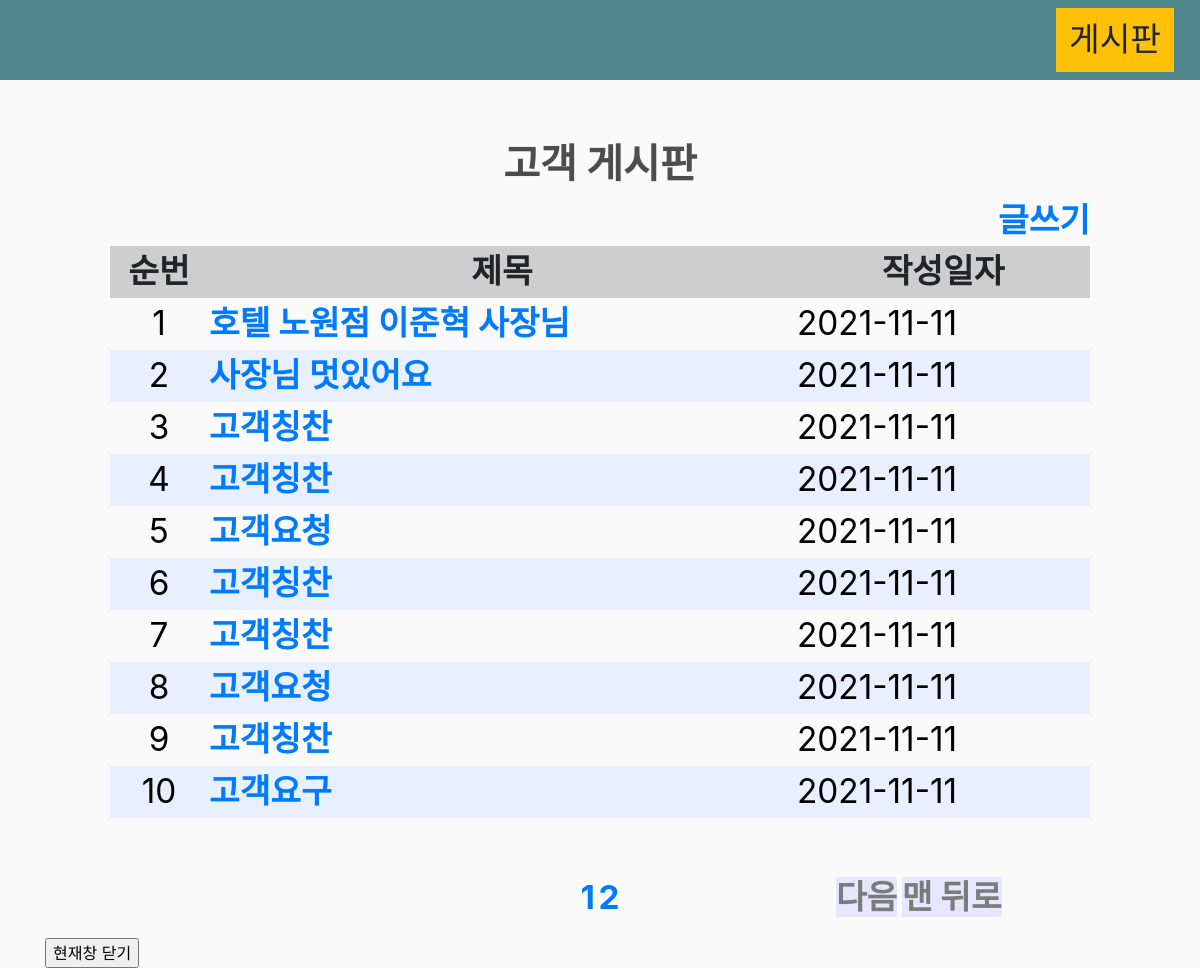
The page /board/ on the database as committed earlier.
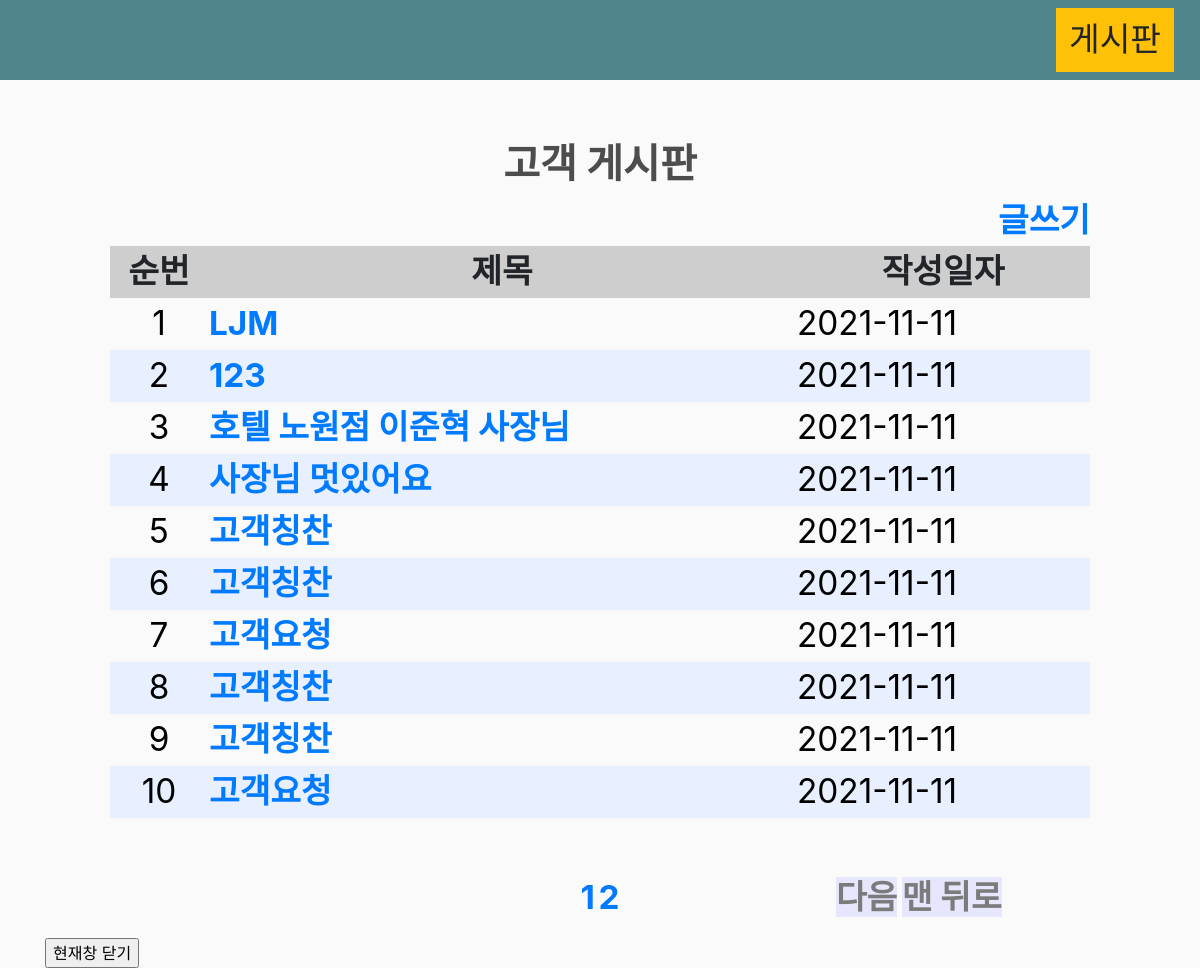
The same page on the database as committed later.
### board/models.py (models this page shows, shortened)
class Board(models.Model):
    title = models.CharField(max_length=100)
    content = models.CharField(max_length=500)
    author = models.CharField(max_length=100)
    like_count = models.PositiveIntegerField(default=0) # 양수입력 필드
    pub_date = models.DateTimeField()

### board/views.py (the view)
# urls.py: path('', views.index, name='index'),
def index(request):
    all_boards = Board.objects.all().order_by("-pub_date") # 모든 데이터 조회, 내림차순(-표시) 조회
    paginator = Paginator(all_boards, 10)
    page = int(request.GET.get('page', 1))
    board_list = paginator.get_page(page)
    return render(request, 'board/index.html', {'title':'고객 게시판', 'board_list':board_list})

### board/templates/board/index.html (shortened to what this page needs)
<!DOCTYPE html>
{% load static %}
<html lang="kr">
<head>
    <link rel="stylesheet" href="https://stackpath.bootstrapcdn.com/bootstrap/4.4.1/css/bootstrap.min.css"
>
    <link rel="stylesheet" type="text/css" href="{% static 'css/main.css' %}">
</head>
<body>
    <nav class="navbar navbar-expand-lg navbar-dark bg-dark">
        <div class="collapse navbar-collapse" id="navbarSupportedContent">
            <div class="form-inline my-2 my-lg-0">
                <a href="{% url 'board:index' %}" class="btn btn-warning">게시판</a>
                <a href="#">
            </div>
        </div>
    </nav>
    <div class="container">
        <br>
        {% block content %}
        <body>
            <div class="content">
                <div class="header">
                    <h2>{{ title }}</h2>
                </div>
                <div style="text-align:right">
                    <a href="{% url 'board:write' %}">글쓰기</a>
                </div>
                <div>
                    <table class="board">
                        <thead>
                            <tr class="header">
                                <th style="width:10%;">순번</th>
                                <th style="width:60%">제목</th>
                                <th style="width:30%">작성일자</th>
                            </tr>
                        </thead>
                        <tbody>
                        {% if board_list %}
                            {% for data in board_list %}
                            <tr class="{% cycle '' 'even_bgcolor' %}">
                                <td style="text-align:center;">{{ forloop.counter }}</td>
                                <td>
                                    <a href="{% url 'board:detail' data.id %}">
                                        {{ data.title }}
                                    </a>
                                </td>
                                <td>{{ data.pub_date|date:'Y-m-d' }}</td>
                            </tr>
                            {% endfor %}
                        {% else %}
                            <tr>
                                <td>작성된 게시글이 없습니다.</td>
                            </tr>
                        {% endif %}
                        </tbody>
                    </table>
                </div>
                <div style="text-align:center">
                    <div class="pagination">
                        <div style="width:35%; margin: 5px;">
                        </div>
                        <div style="width:30%; margin: 5px;">
                        {% for page in board_list.paginator.page_range %}
                            {% if page >= board_list.number|add:-2 and page <= board_list.number|add:2 %}
                            <span class="{% if page == board_list.number %}current{% endif %}">
                                <a href="?page={{ page }}">{{ page}}</a>
                            </span>
                            {% elif page >= board_list.number|add:-3 and page <= board_list.number|add:3 %}
                                ..
                            {% endif %}
                        {% endfor %}
                        </div>
                        <div style="width:35%; margin: 5px;">
                        {% if board_list.has_next %}
                            <a class="abutton" href="?page={{ board_list.next_page_number }}">다음</a>
                            <a class="abutton" href="?page={{ board_list.paginator.num_pages }}">맨 뒤로</a>
                        {% endif %}
                        </div>
                    </div>
                </div>
            </div>
            <input type="button" value="현재창 닫기" onClick="window.close()">
        </body>
        {% endblock content %}
    </div>
</body>
</html>

Rows that differ between the two databases and show on the page:
no longer on this page (row unchanged): Board: title "고객칭찬", pub_date "2021-11-11"
no longer on this page (row unchanged): Board: title "고객요구", pub_date "2021-11-11"
added Board: title "LJM", pub_date "2021-11-11"
added Board: title "123", pub_date "2021-11-11"
